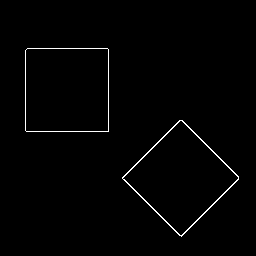
#> input picture lab12-hough/kwadraty-edges.png, 256 x 256 px
$ jupyter execute --allow-errors Hough_HW.ipynb
#> lines starting #> are read from the running program, lines starting #| are printed output that depends on the picture; after the words box and inside, x2 and y2 are one past the last pixel; in counts of white or black regions, pixels touching at a corner belong together
### Transformata Hougha w przestrzeni ab - Domowe
Przestrzeń ρ,θ nie jest jedyną przestrzenią w której punkt odpowiada parametrom prostej. Np. można spróbować wykorzystać tradycyjne równanie prostej:

y=ax+b

W tej przestrzeni reprezentacją pęku prostych jest prosta.

Zadanie: napisać funkcję, która jako argument przyjmuje obraz (binarny) oraz parametry:

- aMin - minimalna wartość parametru a
- aMax - maksymalna  wartość parametru a
- aSkok - skok parametru a
- bMin - minimalna wartość parametru b
- bMax  - maksymalna  wartość parametru b
- bSkok - skok parametru b
Jako wynik ma zwrócić macierz przestrzeni Hougha ab.

Uwagi:

- zadanie może wyglądać na skomplikowane ale tak na prawdę wymaga tylko starannego przemyślenia
- najważniejszy jest problem "adresowania" macierzy H. Można do tego wykorzystać dwa wektory A i B ze wszystkimi możliwymi wartościami jakie parametry a i b mogę przyjąć (w podanych zakresach z podanym skokiem). Wówczas indeksy tych wektorów będą współrzędnymi w macierzy H. Do stworzenia wektorów wykorzystaj funkcję _np.arange_
- na podstawie rozmiaru wektorów A i B (własność _shape_) należy stworzyć wyzerowaną macierz H (funkcja _np.zeros_)
- dla każdego punktu krawędzi na obrazie należy:
    - używająć wektora A dla każdej z jego wartości a obliczyć odpowiednią wartość b - indeksy kolejnych wartości a (a_idx) będą jedną z współrzędnych macierzy H, natomiast drugą współrędną mozna uzyskać jako b_idx = np.argmin(abs(B - b)).
        - każde a_idx i b_idx wyznaczą punkt w macierzy H, który należy zinkrementować
- działanie funkcji należy przetestować na punktach generowanych w 'edytorku' z punktu "Transformacja Hougha dla małej liczby punktów". Proponowane parametry funkcji:
    - aMin: -5
    - aMax:  5
    - aSkok: 0.05
    - bMin: -100
    - bMax:  100
    - bSkok: 1

Zastanów się w przypadku jakich prostych reprezentacja ab nie sprawdzi się.

[cell 1]
import matplotlib.pyplot as plt
import cv2
import numpy as np
from skimage.transform import hough_line, hough_line_peaks

[cell 2]
def hough(image, aMin, aMax, aSkok, bMin, bMax, bSkok):
    A = np.arange(aMin, aMax, aSkok)
    B = np.arange(bMin, bMax, bSkok)
    H = np.zeros((A.size, B.size))

    def concurrent_lines(hx, wx):
        for a_idx, a in enumerate(A):
            b = hx - a * wx
            b_idx = np.argmin(abs(B - b))

            H[a_idx, b_idx] += 1

    for hx in range(image.shape[0]):
        for wx in range(image.shape[1]):
            if image[hx, wx] > 0:
                concurrent_lines(hx, wx)

    return H

[cell 3]
def imread(path):
#> called with path = 'kwadraty-edges.png'
    return cv2.imread(path, cv2.IMREAD_GRAYSCALE)
#> returned value: shape (256, 256); 1.2% white in thin lines or dots, all inside (x1, y1, x2, y2) = (25, 48, 239, 237)

[cell 4]
def plot_img(img, cmap='gray', title=''):
    plt.figure(figsize=(16, 9))
    plt.imshow(img, cmap=cmap, vmin=0, vmax=255)
    plt.axis('off')
    plt.title(title)
    plt.show()

[cell 5]
def show_hough(h, image):
    # Generating figure 1
    fig, axes = plt.subplots(1, 2, figsize=(15, 6))
    ax = axes.ravel()

    ax[0].imshow(image, 'gray')
    ax[0].set_title('Input image')
    ax[0].set_axis_off()

    ax[1].imshow(h, 'gray')
    ax[1].set_title('Hough transform')
    ax[1].axis('off')

    plt.tight_layout()
    plt.show()

[cell 6]
kw = imread('kwadraty-edges.png')

[cell 7]
plot_img(kw)

[cell 8]
H = hough(kw, -5, 5, 0.05, -100, 100, 1)

[cell 9]
H

[cell 10]
show_hough(H, kw)
#> in show_hough, `plt.show()`:
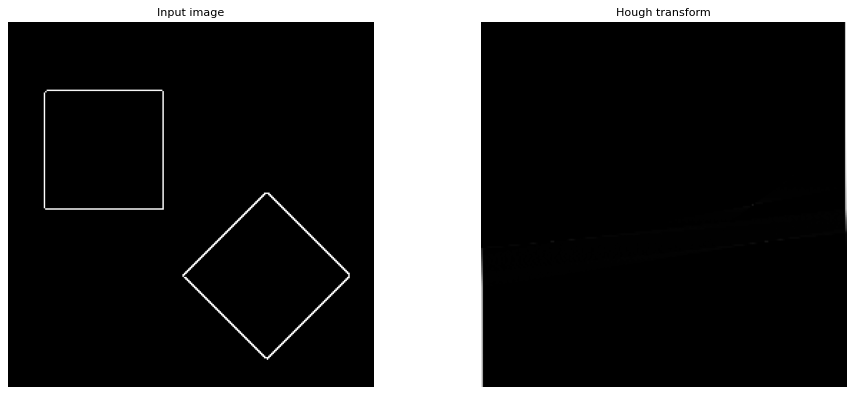
#> figure drawn by matplotlib, 2 panels

[cell 11]
dom = imread('dom-edges.png')
#> call 2 of imread, with path = 'dom-edges.png'
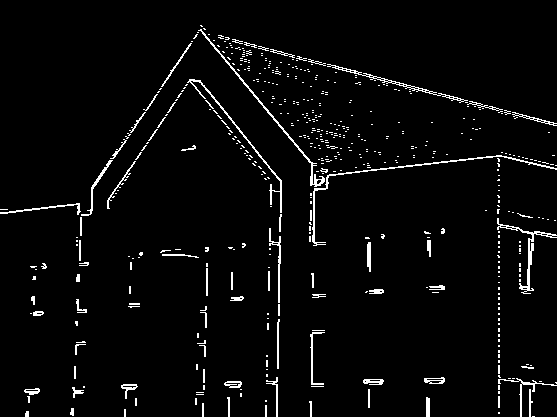
#> input picture lab12-hough/dom-edges.png, 557 x 417 px
#> in imread (call 2), `return cv2.imread(path, cv2.IMREAD_GRAYSCALE)`: returned value: shape (417, 557); 3.5% white in thin lines or dots
plot_img(dom)

H = hough(dom, -5, 5, 0.05, -100, 100, 1)
show_hough(H, dom)
#> in show_hough (call 2), `plt.show()`:
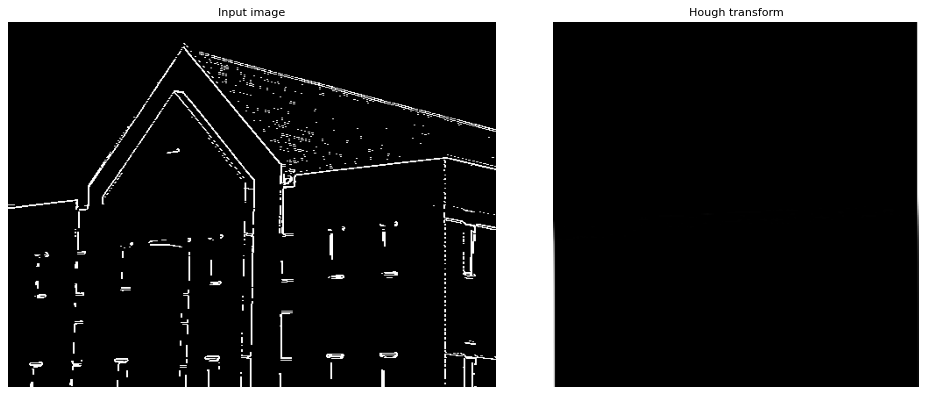
#> figure drawn by matplotlib, 2 panels

[cell 12]
H

[cell 13]
hor = imread('horizontalpng.png')
#> (the rest of this cell did not finish here and is left out)


_, hor = cv2.threshold(hor, 128, 255, cv2.THRESH_BINARY_INV)
plot_img(hor)

H = hough(dom, -5, 5, 0.05, -100, 100, 1)
show_hough(H, hor)

[cell 14]
H

[cell 15]
A = np.zeros((100, 100))
A[50, 50] = 255
A[20, 50] = 255

[cell 16]
H = hough(A, -5, 5, 0.05, -100, 100, 1)
show_hough(H, A)
